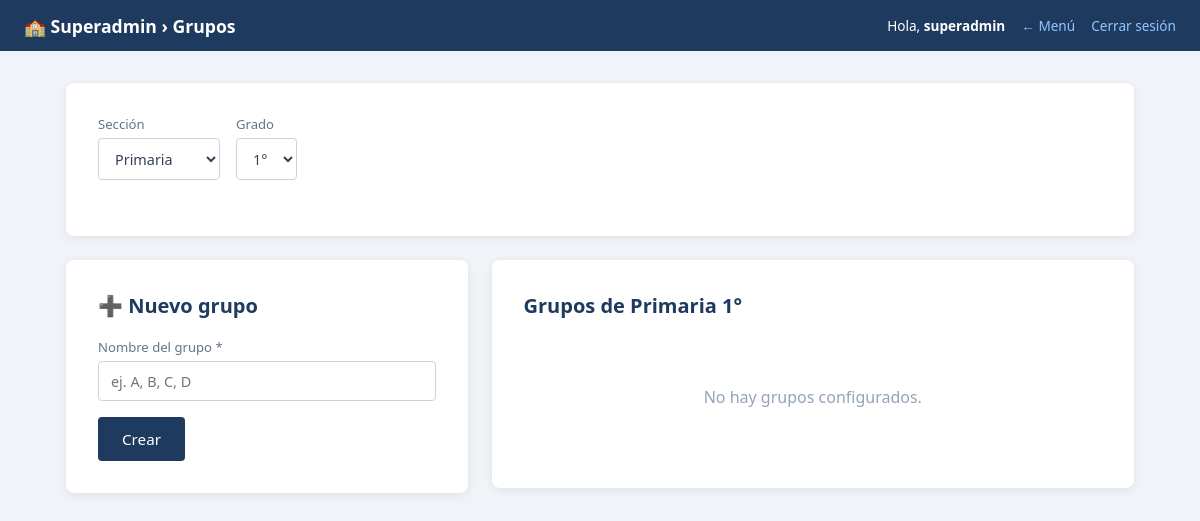
Before: /superadmin/grupos.php (signed in) with the older database file.
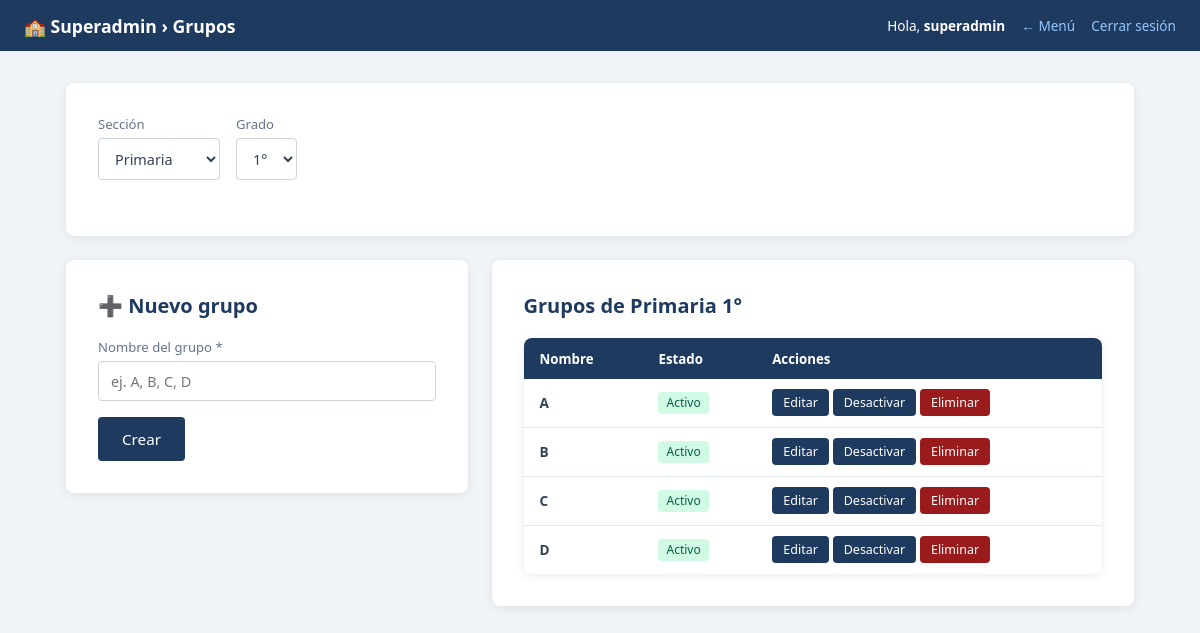
After: the same page with the newer database file.
### tables this page shows
CREATE TABLE `grupos_catalogo` (
  `id` int(10) unsigned NOT NULL AUTO_INCREMENT,
  `seccion` enum('maternal','preescolar','primaria','secundaria') NOT NULL,
  `grado` tinyint(3) unsigned NOT NULL DEFAULT 1,
  `nombre` varchar(10) NOT NULL,
  `activo` tinyint(1) NOT NULL DEFAULT 1,
  PRIMARY KEY (`id`),
  UNIQUE KEY `uk_grupo` (`seccion`,`grado`,`nombre`)
);

### superadmin/grupos.php (the view, shortened to what this page needs)
<?php
$db = getConexion();
$editando = null;
$secciones = ['maternal', 'preescolar', 'primaria', 'secundaria'];
$gradosPorSeccion = [
    'maternal'   => [1, 2, 3],
    'preescolar' => [1, 2, 3],
    'primaria'   => [1, 2, 3, 4, 5, 6],
    'secundaria' => [1, 2, 3]
];
$seccionActual = $_GET['seccion'] ?? 'primaria';
$gradoActual = (int)($_GET['grado'] ?? 1);
function listarGruposPorGrado(mysqli $db, string $seccion, int $grado, bool $soloActivos = true): array {
    $sql = "SELECT id, seccion, grado, nombre, activo
            FROM grupos_catalogo
            WHERE seccion = ? AND grado = ?";
    $sql .= " ORDER BY nombre ASC";
    $stmt = $db->prepare($sql);
    $stmt->bind_param('si', $seccion, $grado);
    $stmt->execute();
    return $stmt->get_result()->fetch_all(MYSQLI_ASSOC);
}
$gruposActuales = listarGruposPorGrado($db, $seccionActual, $gradoActual, false);
include __DIR__ . '/../includes/header.php';
?>
<main class="container">
  <div class="card" style="margin-bottom: 1.5rem;">
    <form method="GET" class="filtros-grid">
      <div class="form-group" style="margin-bottom: 0;">
        <label for="seccion">Sección</label>
        <select name="seccion" id="seccion" onchange="this.form.submit()">
          <?php foreach ($secciones as $sec): ?>
            <option value="<?= $sec ?>" <?= $seccionActual === $sec ? 'selected' : '' ?>><?= ucfirst($sec) ?></option>
          <?php endforeach; ?>
        </select>
      </div>
      <div class="form-group" style="margin-bottom: 0;">
        <label for="grado">Grado</label>
        <select name="grado" id="grado" onchange="this.form.submit()">
          <?php foreach ($gradosPorSeccion[$seccionActual] as $g): ?>
            <option value="<?= $g ?>" <?= $gradoActual === $g ? 'selected' : '' ?>><?= $g ?>°</option>
          <?php endforeach; ?>
        </select>
      </div>
    </form>
  </div>
  <div style="display:grid; grid-template-columns:1fr 1.6fr; gap:1.5rem; align-items:start;">
    <section class="card">
      <h2 class="section-title"><?= $editando ? '✏️ Editar grupo' : '➕ Nuevo grupo' ?></h2>
      <form method="POST">
        <div class="form-group">
          <label for="nombre">Nombre del grupo *</label>
          <input type="text" id="nombre" name="nombre" maxlength="10" required
                 value="<?= htmlspecialchars($editando['nombre'] ?? ($_POST['nombre'] ?? '')) ?>"
                 placeholder="ej. A, B, C, D">
        </div>
        <button class="btn" type="submit"><?= $editando ? 'Guardar' : 'Crear' ?></button>
      </form>
    </section>
    <section class="card">
      <h2 class="section-title">Grupos de <?= ucfirst($seccionActual) ?> <?= $gradoActual ?>°</h2>
      <?php if (empty($gruposActuales)): ?>
        <p class="empty-state">No hay grupos configurados.</p>
      <?php else: ?>
        <table class="data-table">
          <thead>
            <tr>
              <th>Nombre</th>
              <th>Estado</th>
              <th>Acciones</th>
            </tr>
          </thead>
          <tbody>
            <?php foreach ($gruposActuales as $g):
              $esActivo = (int)$g['activo'] === 1;
              $nombreSafe = htmlspecialchars($g['nombre']);
              $urlEditar = "grupos.php?accion=editar&id={$g['id']}&seccion={$seccionActual}&grado={$gradoActual}";
              $urlDesactivar = "grupos.php?accion=desactivar&id={$g['id']}&seccion={$seccionActual}&grado={$gradoActual}";
              $urlEliminar = "grupos.php?accion=eliminar&id={$g['id']}&seccion={$seccionActual}&grado={$gradoActual}";
            ?>
              <tr>
                <td><strong><?= $nombreSafe ?></strong></td>
                <td>
                  <?php if ($esActivo): ?>
                    <span class="badge badge--active">Activo</span>
                  <?php else: ?>
                    <span class="badge badge--warn">Inactivo</span>
                  <?php endif; ?>
                </td>
                <td>
                  <a class="btn btn--sm" href="<?= $urlEditar ?>">Editar</a>
                  <?php if ($esActivo): ?>
                    <button type="button" class="btn btn--sm btn--warning js-modal-trigger"
                            data-href="<?= $urlDesactivar ?>"
                            data-title="Desactivar grupo"
                            data-body="¿Desactivar grupo '<?= $nombreSafe ?>' de <?= ucfirst($seccionActual) ?> <?= $gradoActual ?>°?">
                      Desactivar
                    </button>
                  <?php endif; ?>
                  <button type="button" class="btn btn--sm btn--danger js-modal-trigger"
                          data-href="<?= $urlEliminar ?>"
                          data-title="Eliminar grupo"
                          data-body="⚠️ ¿ELIMINAR grupo '<?= $nombreSafe ?>' de <?= ucfirst($seccionActual) ?> <?= $gradoActual ?>°? Esta acción no se puede deshacer.">
                    Eliminar
                  </button>
                </td>
              </tr>
            <?php endforeach; ?>
          </tbody>
        </table>
      <?php endif; ?>
    </section>
  </div>
</main>
<?php include __DIR__ . '/../includes/footer.php'; ?>

Changed rows visible on the page:
added grupos_catalogo: nombre "A", activo "Activo"
added grupos_catalogo: nombre "B", activo "Activo"
added grupos_catalogo: nombre "C", activo "Activo"
added grupos_catalogo: nombre "D", activo "Activo"
Other visible differences:
text no longer shown: "No hay grupos configurados."
text now shown: "Nombre Estado Acciones"
